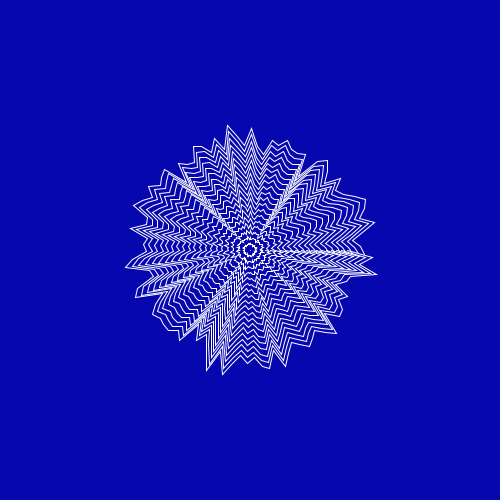
Frame 1 (no input)
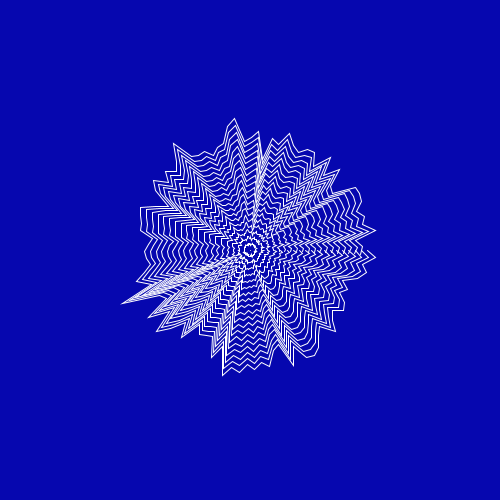
Frame 60 (the mouse pressed at the canvas centre just before this capture)
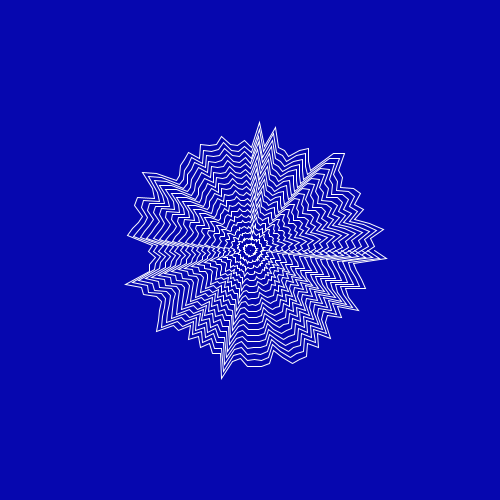
Frame 120 (the mouse held since frame 60 and released just before this capture)

The Processing sketch that drew these frames (run headless with seeded random() and noise(); from frame 60 on, the mouse is pressed at the canvas centre):

// Processing sketch: sketch_12112017
// ── sketch_12112017.pde
float l;
int total = 100;

float num1 = 34;
float num2 = 997;
float num3 = 954;
float num4 = 324;

void setup(){
  size(500,500);
  smooth();
  noFill();
  stroke(255);
}

void draw(){
  background(6,7,175);
  translate(width/2, height/2);
  for(int i = 0; i < 20; i++){
    blob(i);
  }
  num2+=0.01;
  num3+=0.01;
}

void blob(int r){
  beginShape();
      for(int i = 0 ; i < total; i++){
        float angle = map(i,0,total, 0, TWO_PI+0.1);
        float x = cos(angle);
        float y = sin(angle);
        float n = noise(x * num2,y * num3);
        l = map(n, 0,1, 0.01,0.02);
        vertex(x * l * r * 400, y * l * r * 400);
      }
   endShape();
}
